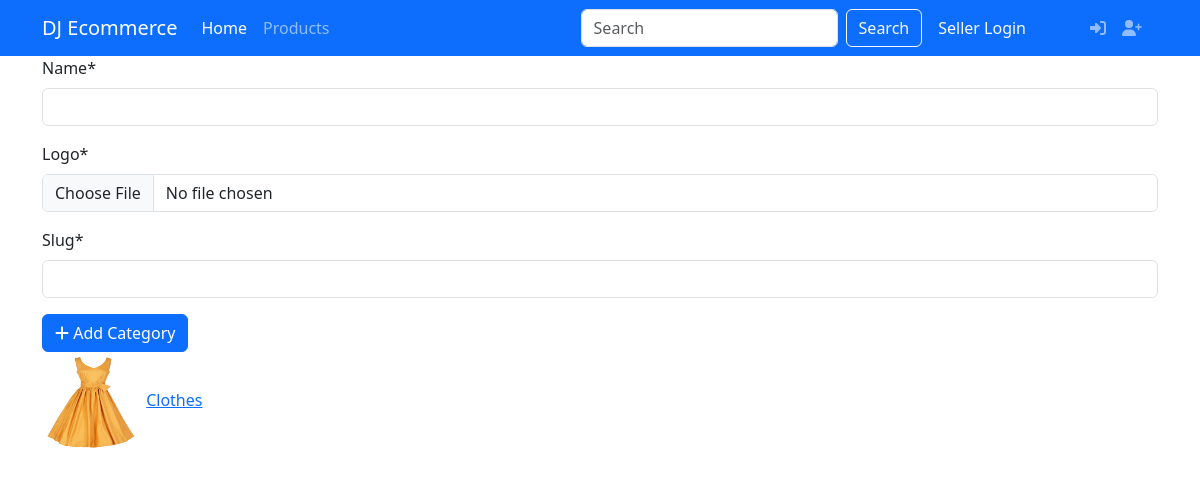
The page /category/ on the database as committed earlier.
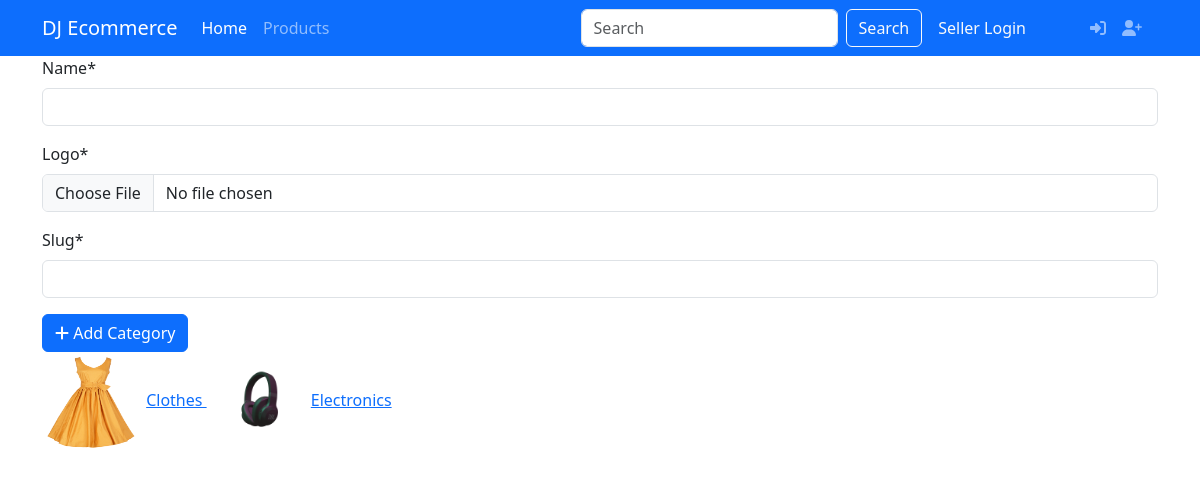
The same page on the database as committed later.
### products/models.py (models this page shows, shortened)
class Category(models.Model):
    name = models.CharField(max_length=255)
    logo = models.ImageField(upload_to='category/')
    slug = models.SlugField(max_length=255, unique=True)

### products/views.py (the view)
# urls.py: path('category/', category_list, name='category_list'),
def category_list(request):
    return render(
        request,
        'products/category_list.html',
        {
            'categories': Category.objects.all(),
            'form': CategoryForm()
        }
    )

### products/forms.py
class CategoryForm(forms.ModelForm):
    class Meta:
        model = Category
        fields = '__all__' # display all fields

### templates/products/category_list.html (shortened to what this page needs)
{% extends 'layout/base.html' %}
{% load static %}
{% load crispy_forms_tags %}
{% block content %}
<div class="container">
    <div class="row">
        <form action="{% url 'category_create' %}"
            method="post" enctype="multipart/form-data">
            {{ form|crispy }}
            <button class="btn btn-primary">
                <i class="fas fa-plus"></i> Add Category
            </button>
        </form>
    </div>
    <div class="row">
        <div class="col">
            {% for item in categories %}
                <img src="{{item.logo.url}}"
                alt="logo" width="100" height="100"
                class="rouded-5">
                <a href="{% url 'product_list_by_category' item.slug %}">
                    {{ item.name }}
                </a>
            {% empty %}
                <h4>No category available</h4>
            {% endfor %}
        </div>
    </div>
</div>
{% endblock content %}

Rows that differ between the two databases and show on the page:
added Category: logo (picture), name "Electronics"
